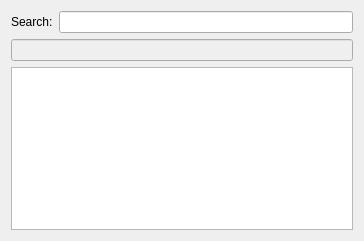
<?xml version="1.0" encoding="UTF-8"?>
<ui version="4.0">
 <class>AnswersWindow</class>
 <widget class="QWidget" name="AnswersWindow">
  <property name="geometry">
   <rect>
    <x>0</x>
    <y>0</y>
    <width>364</width>
    <height>241</height>
   </rect>
  </property>
  <property name="windowTitle">
   <string>AnswersWindow</string>
  </property>
  <layout class="QVBoxLayout" name="verticalLayout">
   <item>
    <layout class="QFormLayout" name="formLayout">
     <item row="0" column="0">
      <widget class="QLabel" name="label">
       <property name="text">
        <string>Search:</string>
       </property>
      </widget>
     </item>
     <item row="0" column="1">
      <widget class="QLineEdit" name="searchEdit"/>
     </item>
    </layout>
   </item>
   <item>
    <widget class="QLineEdit" name="questionEdit">
     <property name="enabled">
      <bool>false</bool>
     </property>
    </widget>
   </item>
   <item>
    <widget class="QListWidget" name="listWidget"/>
   </item>
  </layout>
 </widget>
 <layoutdefault spacing="6" margin="11"/>
 <resources/>
 <connections/>
</ui>
